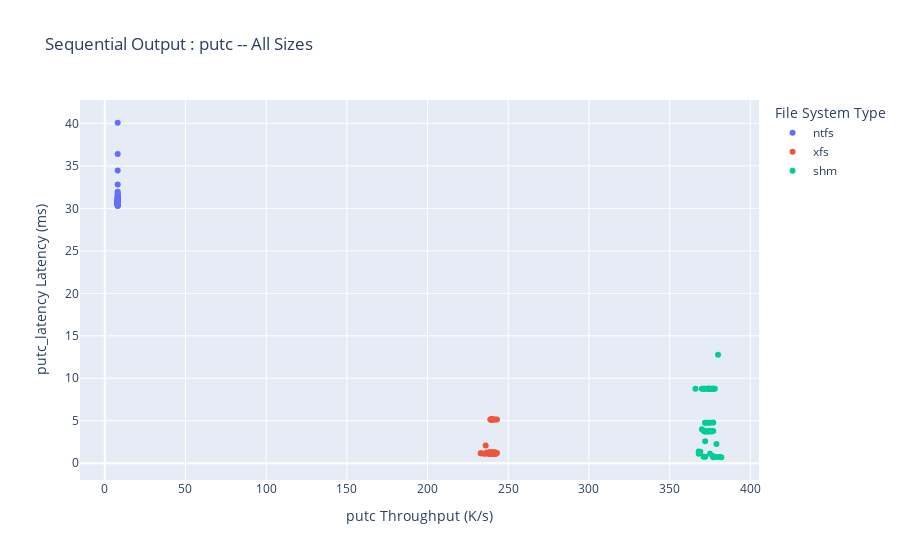
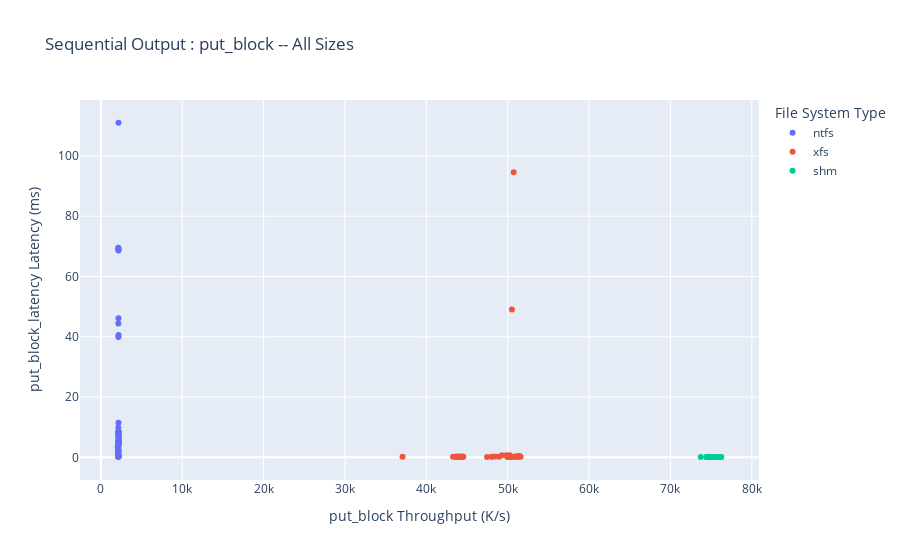
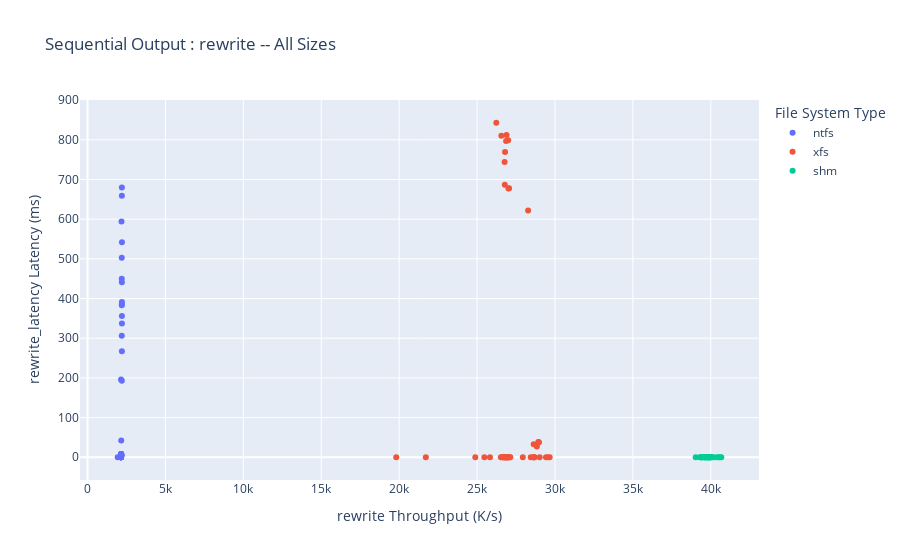
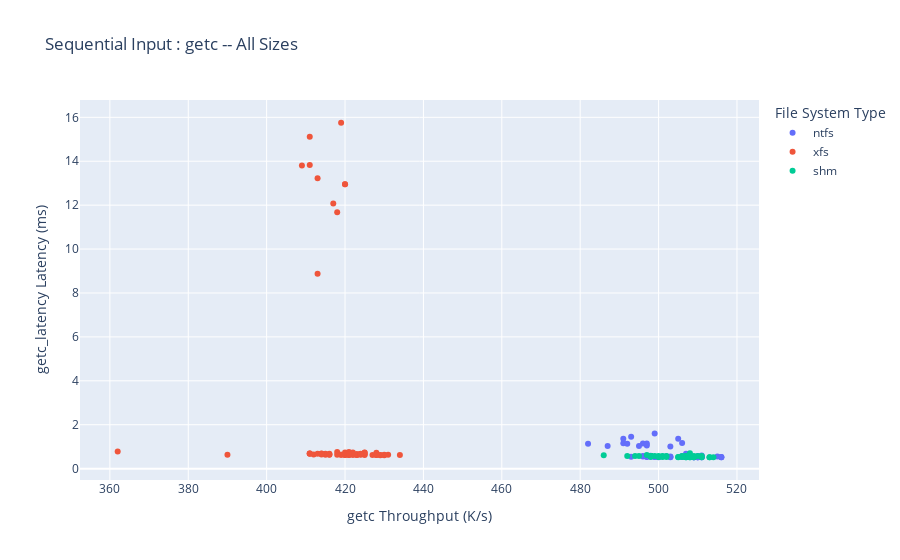

Source (notebook cell) for these figures, in order:
### Code cell
import pandas as pd
import plotly.express as px
import os

def convert_latency(value):
    if 'us' in value:
        return float(value.replace('us', '')) * 1e-3
    elif 'ms' in value:
        return float(value.replace('ms', ''))
    else:
        return float(value)

def plot_data_from_logs(log_folders):
    all_data = []
    test_categories = {
        'putc': 'Sequential Output',
        'put_block': 'Sequential Output',
        'rewrite': 'Sequential Output',
        'getc': 'Sequential Input',
        'get_block': 'Sequential Input',
        'seeks': 'Seeks',
        'seq_create': 'Sequential Create',
        'seq_stat': 'Sequential Create',
        'seq_del': 'Sequential Create',
        'ran_create': 'Random Create',
        'ran_stat': 'Random Create',
        'ran_del': 'Random Create'
    }

    # Process each log directory
    for log_folder in log_folders:
        fs_type = os.path.basename(log_folder)  # Use directory name as file system type
        for log_file in os.listdir(log_folder):
            file_path = os.path.join(log_folder, log_file)
            get_name = os.path.basename(log_file)
            if os.path.isfile(file_path) and file_path.endswith('.log'):
                data = pd.read_csv(file_path, index_col=None, header=0)
                data['FileSystem'] = fs_type  # Add a new column for file system type
                data['Size'] = get_name
                all_data.append(data)
    
    # Concatenate all dataframes into one
    df = pd.concat(all_data, axis=0, ignore_index=True)

    # Convert latency to consistent units (milliseconds)
    latency_columns = [col + '_latency' for col in test_categories]
    for col in latency_columns:
        if col in df.columns:
            df[col] = df[col].astype(str).apply(convert_latency)

    # Plotting
    throughput_columns = [(key, key + '_latency') for key in test_categories]

    # plot for all sizes
    for throughput, latency in throughput_columns:
        if throughput in df.columns and latency in df.columns:
            fig = px.scatter(df, x=throughput, y=latency, color='FileSystem',
                             title=f'{test_categories[throughput]} : {throughput} -- All Sizes',
                             labels={throughput: f"{throughput} Throughput (K/s)",
                                     latency: f"{latency} Latency (ms)"},
                             hover_data=['FileSystem'])
            fig.update_layout(legend_title_text='File System Type')
            fig.show()

    # spaces
    print('\n\n\n\n===================\n\n\n\n') 

    # same but different plot for each size
    for size in df['Size'].unique():
        if size in ['1.log', '1024.log', '8192.log']:
            for throughput, latency in throughput_columns:
                if throughput in df.columns and latency in df.columns:
                    fig = px.scatter(df[df['Size'] == size], x=throughput, y=latency, color='FileSystem',
                                    title=f'{test_categories[throughput]} : {throughput} -- {size} ',
                                    labels={throughput: f"{throughput} Throughput (K/s)",
                                            latency: f"{latency} Latency (ms)"},
                                    hover_data=['FileSystem'])
                    fig.update_layout(legend_title_text='File System Type')
                    fig.show()

# List of your log directories, adjust these to match your actual directories
log_folders = ['./ntfs', './xfs', './shm']

# Invoke the function with a list of directories
plot_data_from_logs(log_folders)

### Figure 1 — Plotly figure (JSON) as saved in the notebook; plotly's stock layout.template omitted (floating-point values rounded to 4 significant figures)
{"data": [{"customdata": [["ntfs"], ["ntfs"], ["ntfs"], ["ntfs"], ["ntfs"], ["ntfs"], ["ntfs"], ["ntfs"], ["ntfs"], ["ntfs"], ["ntfs"], ["ntfs"], ["ntfs"], ["ntfs"], ["ntfs"], ["ntfs"], ["ntfs"], ["ntfs"], ["ntfs"], ["ntfs"], ["ntfs"], ["ntfs"], ["ntfs"], ["ntfs"], ["ntfs"], ["ntfs"], ["ntfs"], ["ntfs"], ["ntfs"], ["ntfs"], ["ntfs"], ["ntfs"], ["ntfs"], ["ntfs"], ["ntfs"], ["ntfs"], ["ntfs"], ["ntfs"], ["ntfs"], ["ntfs"], ["ntfs"], ["ntfs"], ["ntfs"], ["ntfs"], ["ntfs"], ["ntfs"], ["ntfs"], ["ntfs"], ["ntfs"], ["ntfs"], ["ntfs"], ["ntfs"], ["ntfs"], ["ntfs"], ["ntfs"], ["ntfs"], ["ntfs"], ["ntfs"], ["ntfs"], ["ntfs"]], "hovertemplate": "FileSystem=%{customdata[0]}<br>putc Throughput (K/s)=%{x}<br>putc_latency Latency (ms)=%{y}<extra></extra>", "legendgroup": "ntfs", "marker": {"color": "#636efa", "symbol": "circle"}, "mode": "markers", "name": "ntfs", "orientation": "v", "showlegend": true, "type": "scatter", "x": [8, 8, 8, 8, 8, 8, 8, 8, 8, 8, 8, 8, 8, 8, 8, 8, 8, 8, 8, 8, 8, 8, 8, 8, 8, 8, 8, 8, 8, 8, 8, 8, 8, 8, 8, 8, 8, 8, 8, 8, 8, 8, 8, 8, 8, 8, 8, 8, 8, 8, 8, 8, 8, 8, 8, 8, 8, 8, 8, 8], "xaxis": "x", "y": [30.52, 30.77, 30.98, 30.8, 30.85, 31.88, 34.48, 30.59, 30.34, 30.3, 30.98, 31.56, 31.28, 31.05, 30.77, 30.37, 31.02, 32.83, 31.26, 30.73, 30.46, 30.73, 30.91, 31.59, 30.66, 36.42, 31.48, 31.23, 30.5, 30.83, 30.48, 31.15, 30.45, 31.0, 30.67, 30.88, 30.73, 30.7, 30.84, 30.99, 30.84, 30.47, 30.76, 31.96, 30.59, 31.2, 30.7, 40.09, 30.52, 30.73, 30.77, 30.61, 31.09, 30.66, 30.46, 30.92, 30.74, 30.97, 30.99, 30.68], "yaxis": "y"}, {"customdata": [["xfs"], ["xfs"], ["xfs"], ["xfs"], ["xfs"], ["xfs"], ["xfs"], ["xfs"], ["xfs"], ["xfs"], ["xfs"], ["xfs"], ["xfs"], ["xfs"], ["xfs"], ["xfs"], ["xfs"], ["xfs"], ["xfs"], ["xfs"], ["xfs"], ["xfs"], ["xfs"], ["xfs"], ["xfs"], ["xfs"], ["xfs"], ["xfs"], ["xfs"], ["xfs"], ["xfs"], ["xfs"], ["xfs"], ["xfs"], ["xfs"], ["xfs"], ["xfs"], ["xfs"], ["xfs"], ["xfs"], ["xfs"], ["xfs"], ["xfs"], ["xfs"], ["xfs"], ["xfs"], ["xfs"], ["xfs"], ["xfs"], ["xfs"], ["xfs"], ["xfs"], ["xfs"], ["xfs"], ["xfs"], ["xfs"], ["xfs"], ["xfs"], ["xfs"], ["xfs"]], "hovertemplate": "FileSystem=%{customdata[0]}<br>putc Throughput (K/s)=%{x}<br>putc_latency Latency (ms)=%{y}<extra></extra>", "legendgroup": "xfs", "marker": {"color": "#EF553B", "symbol": "circle"}, "mode": "markers", "name": "xfs", "orientation": "v", "showlegend": true, "type": "scatter", "x": [236, 240, 240, 233, 241, 239, 239, 240, 240, 241, 241, 242, 242, 242, 240, 239, 240, 239, 240, 241, 239, 241, 241, 236, 240, 238, 242, 240, 239, 242, 239, 239, 233, 237, 237, 240, 238, 239, 240, 239, 240, 238, 239, 238, 240, 235, 240, 241, 236, 240, 241, 238, 240, 240, 242, 243, 243, 241, 242, 240], "xaxis": "x", "y": [2.093, 1.214, 5.141, 1.173, 1.275, 1.319, 1.128, 1.13, 5.115, 1.132, 1.234, 1.155, 5.15, 1.118, 1.138, 5.154, 1.153, 1.143, 5.16, 5.152, 1.219, 1.127, 1.132, 1.152, 1.221, 1.24, 1.272, 1.15, 1.173, 1.226, 1.243, 5.154, 1.168, 1.265, 1.156, 1.228, 1.142, 1.161, 1.12, 1.132, 5.172, 1.126, 1.139, 1.137, 1.132, 1.118, 1.13, 1.133, 1.163, 5.148, 1.244, 1.162, 1.131, 1.132, 1.121, 1.189, 5.155, 1.127, 1.111, 1.127], "yaxis": "y"}, {"customdata": [["shm"], ["shm"], ["shm"], ["shm"], ["shm"], ["shm"], ["shm"], ["shm"], ["shm"], ["shm"], ["shm"], ["shm"], ["shm"], ["shm"], ["shm"], ["shm"], ["shm"], ["shm"], ["shm"], ["shm"], ["shm"], ["shm"], ["shm"], ["shm"], ["shm"], ["shm"], ["shm"], ["shm"], ["shm"], ["shm"], ["shm"], ["shm"], ["shm"], ["shm"], ["shm"], ["shm"], ["shm"], ["shm"], ["shm"], ["shm"], ["shm"], ["shm"], ["shm"], ["shm"], ["shm"]], "hovertemplate": "FileSystem=%{customdata[0]}<br>putc Throughput (K/s)=%{x}<br>putc_latency Latency (ms)=%{y}<extra></extra>", "legendgroup": "shm", "marker": {"color": "#00cc96", "symbol": "circle"}, "mode": "markers", "name": "shm", "orientation": "v", "showlegend": true, "type": "scatter", "x": [382, 371, 368, 374, 377, 371, 370, 373, 372, 372, 381, 375, 376, 375, 378, 372, 374, 377, 371, 369, 379, 380, 379, 374, 375, 377, 377, 376, 377, 372, 377, 372, 374, 372, 374, 368, 376, 370, 375, 376, 375, 366, 374, 377, 371], "xaxis": "x", "y": [0.71, 8.765, 1.385, 8.756, 8.756, 0.751, 8.754, 3.802, 2.578, 8.761, 0.734, 8.755, 3.781, 4.755, 8.758, 0.744, 8.765, 8.756, 3.814, 1.337, 0.725, 12.77, 2.253, 4.764, 3.813, 0.699, 4.778, 8.762, 8.76, 4.762, 0.818, 4.754, 8.766, 3.712, 3.693, 1.113, 3.736, 4.009, 8.769, 3.794, 1.12, 8.771, 8.773, 3.781, 8.755], "yaxis": "y"}], "layout": {"legend": {"title": {"text": "File System Type"}, "tracegroupgap": 0}, "title": {"text": "Sequential Output : putc -- All Sizes"}, "xaxis": {"anchor": "y", "domain": [0, 1], "title": {"text": "putc Throughput (K/s)"}}, "yaxis": {"anchor": "x", "domain": [0, 1], "title": {"text": "putc_latency Latency (ms)"}}}}

### Figure 2 — Plotly figure (JSON) as saved in the notebook; plotly's stock layout.template omitted (floating-point values rounded to 4 significant figures)
{"data": [{"customdata": [["ntfs"], ["ntfs"], ["ntfs"], ["ntfs"], ["ntfs"], ["ntfs"], ["ntfs"], ["ntfs"], ["ntfs"], ["ntfs"], ["ntfs"], ["ntfs"], ["ntfs"], ["ntfs"], ["ntfs"], ["ntfs"], ["ntfs"], ["ntfs"], ["ntfs"], ["ntfs"], ["ntfs"], ["ntfs"], ["ntfs"], ["ntfs"], ["ntfs"], ["ntfs"], ["ntfs"], ["ntfs"], ["ntfs"], ["ntfs"], ["ntfs"], ["ntfs"], ["ntfs"], ["ntfs"], ["ntfs"], ["ntfs"], ["ntfs"], ["ntfs"], ["ntfs"], ["ntfs"], ["ntfs"], ["ntfs"], ["ntfs"], ["ntfs"], ["ntfs"], ["ntfs"], ["ntfs"], ["ntfs"], ["ntfs"], ["ntfs"], ["ntfs"], ["ntfs"], ["ntfs"], ["ntfs"], ["ntfs"], ["ntfs"], ["ntfs"], ["ntfs"], ["ntfs"], ["ntfs"]], "hovertemplate": "FileSystem=%{customdata[0]}<br>put_block Throughput (K/s)=%{x}<br>put_block_latency Latency (ms)=%{y}<extra></extra>", "legendgroup": "ntfs", "marker": {"color": "#636efa", "symbol": "circle"}, "mode": "markers", "name": "ntfs", "orientation": "v", "showlegend": true, "type": "scatter", "x": [2163, 2169, 2162, 2163, 2147, "+++++", "+++++", "+++++", "+++++", "+++++", 2170, 2171, 2173, 2156, 2156, 2170, 2152, 2160, 2144, 2162, 2143, 2160, 2163, 2161, 2151, 2158, 2164, 2161, 2169, 2169, 2150, 2173, 2177, 2170, 2174, 2137, 2163, 2153, 2068, 2140, 2170, 2159, 2167, 2170, 2171, 2151, 2170, 2176, 2175, 2177, 2151, 2153, 2145, 2157, 2141, 2154, 2139, 2145, 2153, 2148], "xaxis": "x", "y": [46.18, 111, 69.14, 68.58, 69.51, 0.57, 0.499, 0.258, 0.446, 0.237, 5.364, 7.688, 3.775, 4.109, 4.006, 69.11, 44.38, 8.478, 9.809, 8.072, 1.488, 0.391, 2.691, 1.695, 0.231, 5.211, 4.878, 4.745, 4.924, 5.064, 5.123, 5.312, 6.54, 5.183, 8.253, 0.471, 0.256, 0.252, 3.26, 0.415, 8.661, 39.89, 7.1, 11.45, 8.482, 7.912, 40.6, 7.009, 6.083, 6.225, 0.812, 0.405, 0.91, 2.078, 2.03, 0.263, 0.233, 0.225, 0.237, 0.226], "yaxis": "y"}, {"customdata": [["xfs"], ["xfs"], ["xfs"], ["xfs"], ["xfs"], ["xfs"], ["xfs"], ["xfs"], ["xfs"], ["xfs"], ["xfs"], ["xfs"], ["xfs"], ["xfs"], ["xfs"], ["xfs"], ["xfs"], ["xfs"], ["xfs"], ["xfs"], ["xfs"], ["xfs"], ["xfs"], ["xfs"], ["xfs"], ["xfs"], ["xfs"], ["xfs"], ["xfs"], ["xfs"], ["xfs"], ["xfs"], ["xfs"], ["xfs"], ["xfs"], ["xfs"], ["xfs"], ["xfs"], ["xfs"], ["xfs"], ["xfs"], ["xfs"], ["xfs"], ["xfs"], ["xfs"], ["xfs"], ["xfs"], ["xfs"], ["xfs"], ["xfs"], ["xfs"], ["xfs"], ["xfs"], ["xfs"], ["xfs"], ["xfs"], ["xfs"], ["xfs"], ["xfs"], ["xfs"]], "hovertemplate": "FileSystem=%{customdata[0]}<br>put_block Throughput (K/s)=%{x}<br>put_block_latency Latency (ms)=%{y}<extra></extra>", "legendgroup": "xfs", "marker": {"color": "#EF553B", "symbol": "circle"}, "mode": "markers", "name": "xfs", "orientation": "v", "showlegend": true, "type": "scatter", "x": [51576, 51090, 51459, 51149, 50295, "+++++", "+++++", "+++++", "+++++", "+++++", 43944, 43277, 43550, 43911, 43754, 50733, 50519, 49849, 50063, 50232, 44148, 44152, 43915, 43796, 43724, 43690, 44438, 44358, 44312, 44167, 51073, 51069, 50844, 51395, 49996, "+++++", "+++++", "+++++", "+++++", "+++++", 49287, 49940, 50391, 50303, 50564, 48491, 48116, 48956, 48042, 47465, 37074, 44445, 44536, 44437, 44352, "+++++", "+++++", "+++++", "+++++", "+++++"], "xaxis": "x", "y": [0.222, 0.293, 0.478, 0.236, 0.262, 0.163, 0.164, 0.161, 0.152, 0.149, 0.154, 0.156, 0.149, 0.17, 0.149, 94.57, 49.02, 0.697, 0.288, 0.694, 0.158, 0.149, 0.164, 0.155, 0.17, 0.159, 0.164, 0.153, 0.161, 0.14, 0.149, 0.298, 0.169, 0.157, 0.161, 0.149, 0.168, 0.158, 0.164, 0.151, 0.72, 0.183, 0.134, 0.145, 0.168, 0.278, 0.154, 0.159, 0.155, 0.144, 0.157, 0.169, 0.151, 0.164, 0.142, 0.144, 0.15, 0.157, 0.149, 0.162], "yaxis": "y"}, {"customdata": [["shm"], ["shm"], ["shm"], ["shm"], ["shm"], ["shm"], ["shm"], ["shm"], ["shm"], ["shm"], ["shm"], ["shm"], ["shm"], ["shm"], ["shm"], ["shm"], ["shm"], ["shm"], ["shm"], ["shm"], ["shm"], ["shm"], ["shm"], ["shm"], ["shm"], ["shm"], ["shm"], ["shm"], ["shm"], ["shm"], ["shm"], ["shm"], ["shm"], ["shm"], ["shm"], ["shm"], ["shm"], ["shm"], ["shm"], ["shm"], ["shm"], ["shm"], ["shm"], ["shm"], ["shm"]], "hovertemplate": "FileSystem=%{customdata[0]}<br>put_block Throughput (K/s)=%{x}<br>put_block_latency Latency (ms)=%{y}<extra></extra>", "legendgroup": "shm", "marker": {"color": "#00cc96", "symbol": "circle"}, "mode": "markers", "name": "shm", "orientation": "v", "showlegend": true, "type": "scatter", "x": ["+++++", "+++++", "+++++", "+++++", "+++++", 75026, 75183, 74610, 75174, 75066, "+++++", "+++++", "+++++", "+++++", "+++++", 74422, 74473, 74966, 73722, 74465, 76135, 76249, 76066, 75673, 75537, "+++++", "+++++", "+++++", "+++++", "+++++", 74651, 74648, 74728, 75303, 74943, 75027, 75114, 74644, 75153, 75305, "+++++", "+++++", "+++++", "+++++", "+++++"], "xaxis": "x", "y": [0.023, 0.028, 0.041, 0.025, 0.024, 0.137, 0.124, 0.138, 0.144, 0.128, 0.118, 0.063, 0.082, 0.07, 0.067, 0.123, 0.147, 0.071, 0.118, 0.133, 0.094, 0.077, 0.084, 0.13, 0.142, 0.038, 0.046, 0.072, 0.062, 0.066, 0.087, 0.15, 0.143, 0.082, 0.096, 0.082, 0.066, 0.114, 0.068, 0.092, 0.041, 0.023, 0.046, 0.077, 0.046], "yaxis": "y"}], "layout": {"legend": {"title": {"text": "File System Type"}, "tracegroupgap": 0}, "title": {"text": "Sequential Output : put_block -- All Sizes"}, "xaxis": {"anchor": "y", "domain": [0, 1], "title": {"text": "put_block Throughput (K/s)"}}, "yaxis": {"anchor": "x", "domain": [0, 1], "title": {"text": "put_block_latency Latency (ms)"}}}}

### Figure 3 — Plotly figure (JSON) as saved in the notebook; plotly's stock layout.template omitted (floating-point values rounded to 4 significant figures)
{"data": [{"customdata": [["ntfs"], ["ntfs"], ["ntfs"], ["ntfs"], ["ntfs"], ["ntfs"], ["ntfs"], ["ntfs"], ["ntfs"], ["ntfs"], ["ntfs"], ["ntfs"], ["ntfs"], ["ntfs"], ["ntfs"], ["ntfs"], ["ntfs"], ["ntfs"], ["ntfs"], ["ntfs"], ["ntfs"], ["ntfs"], ["ntfs"], ["ntfs"], ["ntfs"], ["ntfs"], ["ntfs"], ["ntfs"], ["ntfs"], ["ntfs"], ["ntfs"], ["ntfs"], ["ntfs"], ["ntfs"], ["ntfs"], ["ntfs"], ["ntfs"], ["ntfs"], ["ntfs"], ["ntfs"], ["ntfs"], ["ntfs"], ["ntfs"], ["ntfs"], ["ntfs"], ["ntfs"], ["ntfs"], ["ntfs"], ["ntfs"], ["ntfs"], ["ntfs"], ["ntfs"], ["ntfs"], ["ntfs"], ["ntfs"], ["ntfs"], ["ntfs"], ["ntfs"], ["ntfs"], ["ntfs"]], "hovertemplate": "FileSystem=%{customdata[0]}<br>rewrite Throughput (K/s)=%{x}<br>rewrite_latency Latency (ms)=%{y}<extra></extra>", "legendgroup": "ntfs", "marker": {"color": "#636efa", "symbol": "circle"}, "mode": "markers", "name": "ntfs", "orientation": "v", "showlegend": true, "type": "scatter", "x": [2203, 2208, 2203, 2205, 2196, "+++++", "+++++", "+++++", "+++++", "+++++", 2165, 2162, 2160, 2154, 2151, 2209, 2197, 2204, 2196, 2203, 2137, 2148, 2159, 2147, 2143, 2156, 2152, 2157, 2162, 2160, 2148, 2159, 2162, 2154, 2160, 2145, 2146, 2156, 2151, 2150, 2206, 2180, 2151, 2198, 2206, 2199, 2157, 2162, 2161, 2164, 2153, 2145, 2154, 2153, 2140, 1936, 2135, 2143, 2146, 2143], "xaxis": "x", "y": [659, 542, 386, 267, 503, 0.447, 0.313, 0.266, 0.249, 0.272, 4.626, 2.961, 7.067, 3.016, 2.741, 337, 383, 441, 450, 680, 0.36, 0.287, 4.39, 0.375, 0.35, 3.595, 4.763, 3.907, 4.59, 3.493, 3.048, 8.022, 5.138, 3.433, 7.546, 0.299, 0.279, 0.312, 1.642, 3.298, 356, 594, 196, 306, 391, 193, 8.381, 41.97, 6.268, 8.079, 7.111, 0.286, 4.271, 8.213, 0.305, 0.283, 0.385, 0.288, 0.263, 0.315], "yaxis": "y"}, {"customdata": [["xfs"], ["xfs"], ["xfs"], ["xfs"], ["xfs"], ["xfs"], ["xfs"], ["xfs"], ["xfs"], ["xfs"], ["xfs"], ["xfs"], ["xfs"], ["xfs"], ["xfs"], ["xfs"], ["xfs"], ["xfs"], ["xfs"], ["xfs"], ["xfs"], ["xfs"], ["xfs"], ["xfs"], ["xfs"], ["xfs"], ["xfs"], ["xfs"], ["xfs"], ["xfs"], ["xfs"], ["xfs"], ["xfs"], ["xfs"], ["xfs"], ["xfs"], ["xfs"], ["xfs"], ["xfs"], ["xfs"], ["xfs"], ["xfs"], ["xfs"], ["xfs"], ["xfs"], ["xfs"], ["xfs"], ["xfs"], ["xfs"], ["xfs"], ["xfs"], ["xfs"], ["xfs"], ["xfs"], ["xfs"], ["xfs"], ["xfs"], ["xfs"], ["xfs"], ["xfs"]], "hovertemplate": "FileSystem=%{customdata[0]}<br>rewrite Throughput (K/s)=%{x}<br>rewrite_latency Latency (ms)=%{y}<extra></extra>", "legendgroup": "xfs", "marker": {"color": "#EF553B", "symbol": "circle"}, "mode": "markers", "name": "xfs", "orientation": "v", "showlegend": true, "type": "scatter", "x": [26888, 26861, 26796, 26997, 26234, "+++++", "+++++", "+++++", "+++++", "+++++", 26800, 26769, 26753, 26748, 26525, 26766, 27014, 26558, 26779, 27051, 25467, 26926, 21711, 26659, 19811, 25828, 26983, 27083, 27030, 26816, 27933, 28626, 28682, 28672, 28440, 27085, 26868, 26890, 26657, 24887, 28274, 28633, 28836, 28971, 28929, 29658, 29017, 29547, 28606, 29421, 26912, 26607, 26973, 26900, 27131, "+++++", "+++++", "+++++", "+++++", "+++++"], "xaxis": "x", "y": [812, 797, 769, 799, 843, 0.051, 0.047, 0.047, 0.055, 0.045, 0.125, 0.128, 0.1, 0.157, 0.127, 744, 677, 810, 687, 678, 0.087, 0.07, 0.062, 0.113, 0.073, 0.117, 0.116, 0.098, 0.082, 0.087, 0.251, 0.123, 0.144, 0.216, 0.173, 0.072, 0.124, 0.083, 0.083, 0.082, 622, 32.97, 26.85, 37.58, 38.66, 0.204, 0.167, 0.161, 0.26, 0.287, 0.11, 0.239, 0.088, 0.149, 0.077, 0.077, 0.064, 0.052, 0.071, 0.062], "yaxis": "y"}, {"customdata": [["shm"], ["shm"], ["shm"], ["shm"], ["shm"], ["shm"], ["shm"], ["shm"], ["shm"], ["shm"], ["shm"], ["shm"], ["shm"], ["shm"], ["shm"], ["shm"], ["shm"], ["shm"], ["shm"], ["shm"], ["shm"], ["shm"], ["shm"], ["shm"], ["shm"], ["shm"], ["shm"], ["shm"], ["shm"], ["shm"], ["shm"], ["shm"], ["shm"], ["shm"], ["shm"], ["shm"], ["shm"], ["shm"], ["shm"], ["shm"], ["shm"], ["shm"], ["shm"], ["shm"], ["shm"]], "hovertemplate": "FileSystem=%{customdata[0]}<br>rewrite Throughput (K/s)=%{x}<br>rewrite_latency Latency (ms)=%{y}<extra></extra>", "legendgroup": "shm", "marker": {"color": "#00cc96", "symbol": "circle"}, "mode": "markers", "name": "shm", "orientation": "v", "showlegend": true, "type": "scatter", "x": ["+++++", "+++++", "+++++", "+++++", "+++++", 39831, 39920, 39651, 39875, 39760, 39737, 40079, 40017, 40407, 39803, 39350, 39602, 39737, 39029, 39296, 40571, 40511, 40673, 39943, 40192, "+++++", "+++++", "+++++", "+++++", "+++++", 39598, 39383, 39446, 39844, 39424, 39622, 39940, 39474, 39904, 39988, "+++++", "+++++", "+++++", "+++++", "+++++"], "xaxis": "x", "y": [0.046, 0.036, 0.032, 0.02, 0.02, 0.147, 0.154, 0.157, 0.15, 0.151, 0.083, 0.077, 0.073, 0.073, 0.038, 0.135, 0.151, 0.087, 0.136, 0.135, 0.125, 0.09, 0.1, 0.155, 0.152, 0.066, 0.082, 0.097, 0.074, 0.135, 0.099, 0.155, 0.157, 0.098, 0.102, 0.102, 0.076, 0.132, 0.094, 0.074, 0.033, 0.056, 0.033, 0.027, 0.03], "yaxis": "y"}], "layout": {"legend": {"title": {"text": "File System Type"}, "tracegroupgap": 0}, "title": {"text": "Sequential Output : rewrite -- All Sizes"}, "xaxis": {"anchor": "y", "domain": [0, 1], "title": {"text": "rewrite Throughput (K/s)"}}, "yaxis": {"anchor": "x", "domain": [0, 1], "title": {"text": "rewrite_latency Latency (ms)"}}}}

### Figure 4 — Plotly figure (JSON) as saved in the notebook; plotly's stock layout.template omitted (floating-point values rounded to 4 significant figures)
{"data": [{"customdata": [["ntfs"], ["ntfs"], ["ntfs"], ["ntfs"], ["ntfs"], ["ntfs"], ["ntfs"], ["ntfs"], ["ntfs"], ["ntfs"], ["ntfs"], ["ntfs"], ["ntfs"], ["ntfs"], ["ntfs"], ["ntfs"], ["ntfs"], ["ntfs"], ["ntfs"], ["ntfs"], ["ntfs"], ["ntfs"], ["ntfs"], ["ntfs"], ["ntfs"], ["ntfs"], ["ntfs"], ["ntfs"], ["ntfs"], ["ntfs"], ["ntfs"], ["ntfs"], ["ntfs"], ["ntfs"], ["ntfs"], ["ntfs"], ["ntfs"], ["ntfs"], ["ntfs"], ["ntfs"], ["ntfs"], ["ntfs"], ["ntfs"], ["ntfs"], ["ntfs"], ["ntfs"], ["ntfs"], ["ntfs"], ["ntfs"], ["ntfs"], ["ntfs"], ["ntfs"], ["ntfs"], ["ntfs"], ["ntfs"], ["ntfs"], ["ntfs"], ["ntfs"], ["ntfs"], ["ntfs"]], "hovertemplate": "FileSystem=%{customdata[0]}<br>getc Throughput (K/s)=%{x}<br>getc_latency Latency (ms)=%{y}<extra></extra>", "legendgroup": "ntfs", "marker": {"color": "#636efa", "symbol": "circle"}, "mode": "markers", "name": "ntfs", "orientation": "v", "showlegend": true, "type": "scatter", "x": [493, 505, 506, 497, 503, 516, 516, 515, 516, 506, 507, 499, 493, 506, 501, 491, 482, 496, 492, 495, 496, 509, 500, 498, 511, 497, 497, 499, 496, 500, 509, 508, 511, 503, 502, 499, 507, 509, 507, 503, 491, 503, 499, 487, 497, 507, 510, 511, 511, 498, 510, 509, 510, 511, 507, 506, 510, 509, 510, 510], "xaxis": "x", "y": [1.45, 1.363, 1.167, 1.049, 1.012, 0.526, 0.524, 0.55, 0.519, 0.53, 0.531, 0.531, 0.538, 0.53, 0.549, 1.161, 1.132, 1.141, 1.137, 1.035, 0.576, 0.524, 0.533, 0.545, 0.596, 0.53, 0.538, 0.539, 0.55, 0.524, 0.522, 0.527, 0.535, 0.548, 0.562, 0.537, 0.54, 0.534, 0.53, 0.524, 1.358, 0.529, 1.595, 1.029, 1.147, 0.684, 0.564, 0.56, 0.52, 0.582, 0.521, 0.536, 0.519, 0.521, 0.547, 0.579, 0.564, 0.522, 0.524, 0.527], "yaxis": "y"}, {"customdata": [["xfs"], ["xfs"], ["xfs"], ["xfs"], ["xfs"], ["xfs"], ["xfs"], ["xfs"], ["xfs"], ["xfs"], ["xfs"], ["xfs"], ["xfs"], ["xfs"], ["xfs"], ["xfs"], ["xfs"], ["xfs"], ["xfs"], ["xfs"], ["xfs"], ["xfs"], ["xfs"], ["xfs"], ["xfs"], ["xfs"], ["xfs"], ["xfs"], ["xfs"], ["xfs"], ["xfs"], ["xfs"], ["xfs"], ["xfs"], ["xfs"], ["xfs"], ["xfs"], ["xfs"], ["xfs"], ["xfs"], ["xfs"], ["xfs"], ["xfs"], ["xfs"], ["xfs"], ["xfs"], ["xfs"], ["xfs"], ["xfs"], ["xfs"], ["xfs"], ["xfs"], ["xfs"], ["xfs"], ["xfs"], ["xfs"], ["xfs"], ["xfs"], ["xfs"], ["xfs"]], "hovertemplate": "FileSystem=%{customdata[0]}<br>getc Throughput (K/s)=%{x}<br>getc_latency Latency (ms)=%{y}<extra></extra>", "legendgroup": "xfs", "marker": {"color": "#EF553B", "symbol": "circle"}, "mode": "markers", "name": "xfs", "orientation": "v", "showlegend": true, "type": "scatter", "x": [411, 409, 413, 418, 411, 428, 428, 390, 362, 424, 421, 418, 420, 419, 414, 419, 420, 413, 417, 420, 423, 425, 421, 416, 423, 425, 423, 422, 411, 429, 411, 415, 415, 420, 421, 430, 424, 431, 422, 424, 411, 419, 412, 414, 413, 420, 418, 416, 414, 416, 427, 425, 429, 421, 425, 430, 428, 424, 424, 434], "xaxis": "x", "y": [13.83, 13.81, 13.23, 11.67, 15.11, 0.725, 0.627, 0.634, 0.776, 0.632, 0.624, 0.758, 0.627, 0.638, 0.689, 15.75, 12.95, 8.872, 12.07, 12.96, 0.622, 0.618, 0.756, 0.679, 0.623, 0.661, 0.663, 0.627, 0.68, 0.618, 0.686, 0.636, 0.678, 0.627, 0.627, 0.615, 0.662, 0.633, 0.739, 0.655, 0.686, 0.633, 0.64, 0.641, 0.677, 0.736, 0.635, 0.638, 0.674, 0.642, 0.62, 0.729, 0.615, 0.667, 0.735, 0.63, 0.619, 0.662, 0.677, 0.627], "yaxis": "y"}, {"customdata": [["shm"], ["shm"], ["shm"], ["shm"], ["shm"], ["shm"], ["shm"], ["shm"], ["shm"], ["shm"], ["shm"], ["shm"], ["shm"], ["shm"], ["shm"], ["shm"], ["shm"], ["shm"], ["shm"], ["shm"], ["shm"], ["shm"], ["shm"], ["shm"], ["shm"], ["shm"], ["shm"], ["shm"], ["shm"], ["shm"], ["shm"], ["shm"], ["shm"], ["shm"], ["shm"], ["shm"], ["shm"], ["shm"], ["shm"], ["shm"], ["shm"], ["shm"], ["shm"], ["shm"], ["shm"]], "hovertemplate": "FileSystem=%{customdata[0]}<br>getc Throughput (K/s)=%{x}<br>getc_latency Latency (ms)=%{y}<extra></extra>", "legendgroup": "shm", "marker": {"color": "#00cc96", "symbol": "circle"}, "mode": "markers", "name": "shm", "orientation": "v", "showlegend": true, "type": "scatter", "x": [513, 495, 507, 498, 511, 498, 499, 494, 498, 498, 507, 507, 507, 509, 505, 501, 500, 498, 492, 498, 507, 509, 508, 510, 509, 514, 509, 507, 507, 506, 502, 497, 486, 501, 500, 498, 500, 498, 508, 505, 508, 502, 506, 513, 511], "xaxis": "x", "y": [0.524, 0.575, 0.567, 0.576, 0.52, 0.581, 0.579, 0.577, 0.576, 0.575, 0.577, 0.521, 0.535, 0.52, 0.531, 0.573, 0.576, 0.537, 0.581, 0.57, 0.52, 0.525, 0.521, 0.576, 0.571, 0.522, 0.525, 0.566, 0.531, 0.573, 0.53, 0.621, 0.607, 0.533, 0.542, 0.55, 0.527, 0.575, 0.524, 0.524, 0.706, 0.575, 0.535, 0.524, 0.575], "yaxis": "y"}], "layout": {"legend": {"title": {"text": "File System Type"}, "tracegroupgap": 0}, "title": {"text": "Sequential Input : getc -- All Sizes"}, "xaxis": {"anchor": "y", "domain": [0, 1], "title": {"text": "getc Throughput (K/s)"}}, "yaxis": {"anchor": "x", "domain": [0, 1], "title": {"text": "getc_latency Latency (ms)"}}}}
